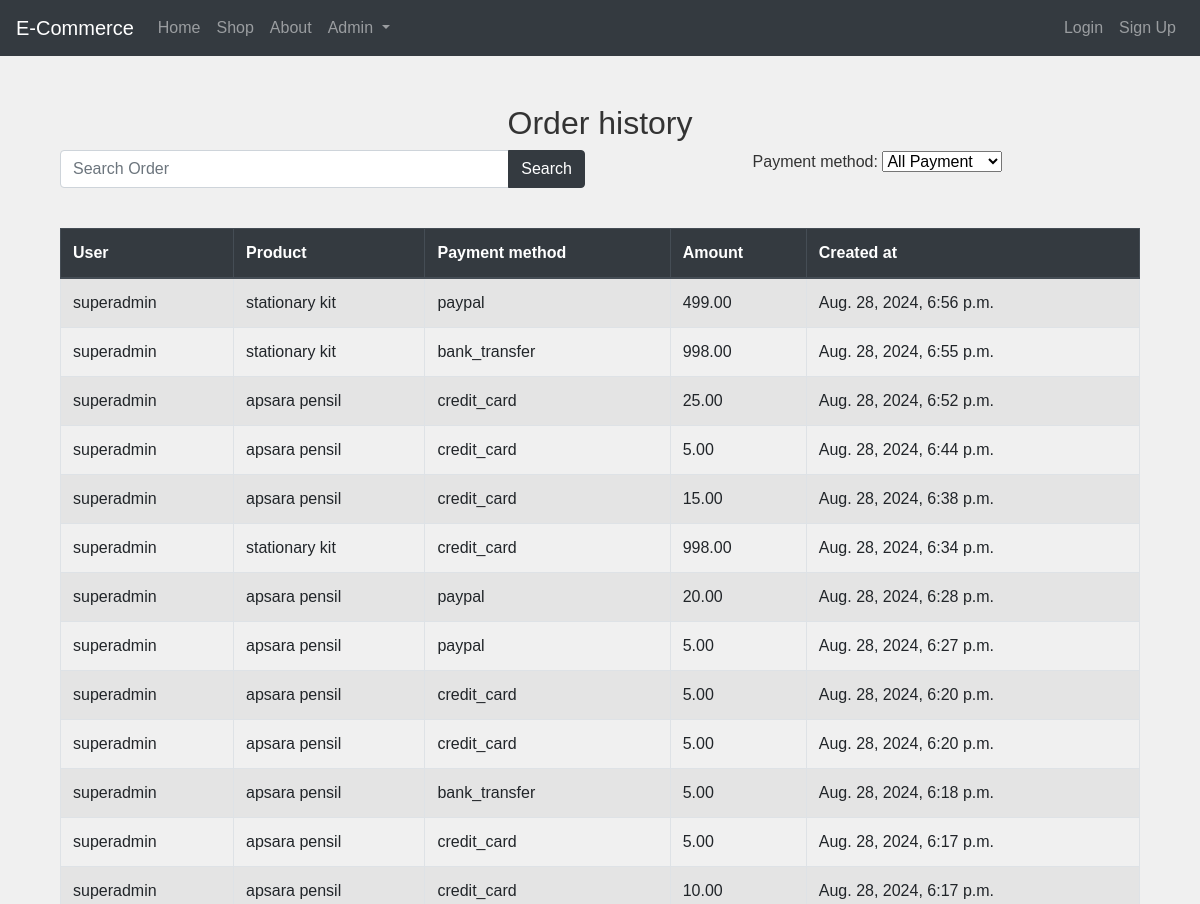
Page /oderHistory/1 (upper part) on the earlier database version.
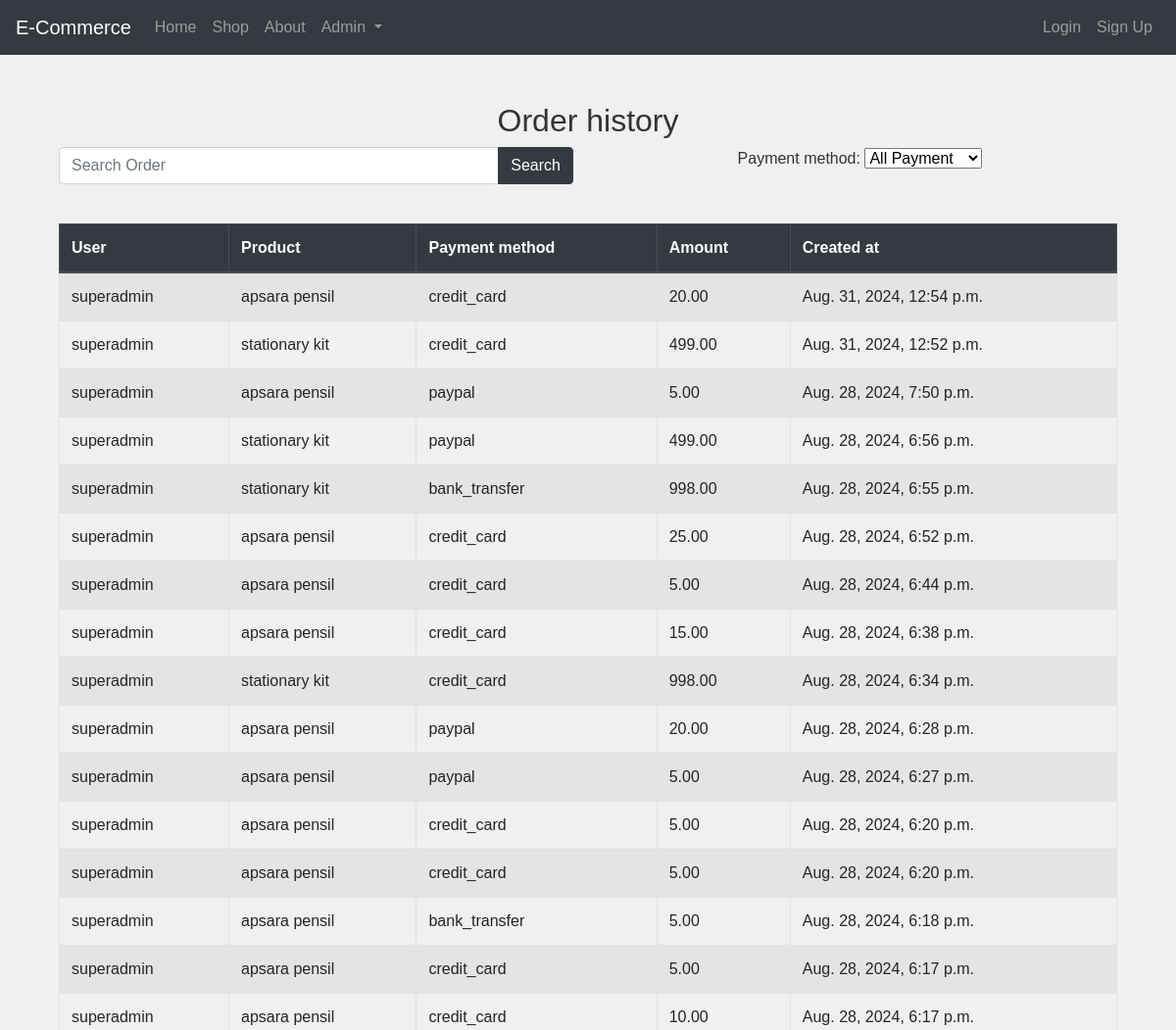
Same page on the later database version.
### shop/models.py (models this page shows)
class Order(models.Model):
    user = models.ForeignKey(settings.AUTH_USER_MODEL, on_delete=models.CASCADE, db_index=True)
    product = models.ForeignKey(Product, on_delete=models.CASCADE, db_index=True)
    payment_method = models.CharField(max_length=50)
    amount = models.DecimalField(max_digits=10, decimal_places=2, default=Decimal('0.00'))
    created_at = models.DateTimeField(auto_now_add=True, db_index=True)

class Product(models.Model):
    category = models.ForeignKey(Category, related_name='products', on_delete=models.CASCADE)
    name = models.CharField(max_length=255)
    description = models.TextField()
    price = models.DecimalField(max_digits=10, decimal_places=2)
    stock = models.PositiveIntegerField()
    image = models.ImageField(upload_to='products/images/', blank=True, null=True)
    created_at = models.DateTimeField(default=timezone.now)
    updated_at = models.DateTimeField(auto_now=True)
    def __str__(self):
        return self.name
    class Meta:
        ordering = ['-created_at']

### shop/views.py (the view)
# urls.py: path('oderHistory/<int:user>', views.oderHistory, name='oderHistory'),
def oderHistory(request,user):
    order_history= Order.objects.filter(user=user).order_by('-created_at')
    used_payment_methods = Order.objects.values_list('payment_method', flat=True).distinct()
    payment_method = request.GET.get('payment_method', '')
    search_query = request.GET.get('search', '')
    if search_query:
        order_history = Order.objects.filter(product__name__icontains=search_query).order_by('-created_at')
    if payment_method:
        order_history= Order.objects.filter(user=user,payment_method = payment_method).order_by('-created_at')
    return render(request, 'shop/order_history.html',{'order_history':order_history,'used_payment_methods':used_payment_methods})

### shop/templates/shop/order_history.html (shortened to what this page needs)
{% extends 'base.html' %}
{% block content %}
<div class="container mt-5">
    <h2 class="mb-2">Order history</h2>
    <div class="row mb-4">
    <div class="col-md-6 mb-3">
        <form method="GET" action="{% url 'oderHistory' user.id %}">
            <div class="input-group">
                <input type="text" class="form-control" name="search" placeholder="Search Order" value="{{ request.GET.search }}">
                <div class="input-group-append">
                    <button class="btn btn-dark" type="submit">Search</button>
                </div>
            </div>
        </form>
    </div>
        <div class="col-md-6">
            <form method="GET" action="{% url 'oderHistory' user.id %}">
                <div class="form-group">
                    <label for="payment_method" class="form-label">Payment method:</label>
                    <select id="payment_method" name="payment_method" class="form-select" onchange="this.form.submit()">
                        <option value="">All Payment</option>
                    </select>
                </div>
            </form>
        </div>
    </div>
    <div class="table-responsive">
        <table class="table table-striped table-bordered">
            <thead class="thead-dark">
                <tr>
                    <th>User</th>
                    <th>Product</th>
                    <th>Payment method</th>
                    <th>Amount</th>
                    <th>Created at</th>
                </tr>
            </thead>
            <tbody>
                {% for data in order_history %}
                <tr>
                    <td>{{ data.user }}</td>
                    <td>{{ data.product }}</td>
                    <td>{{ data.payment_method }}</td>
                    <td>{{ data.amount }}</td>
                    <td>{{ data.created_at }}</td>
                </tr>
                {% empty %}
                <tr>
                    <td colspan="4" class="text-center">No orders found</td>
                </tr>
                {% endfor %}
            </tbody>
        </table>
    </div>
</div>
{% endblock %}

Differences in the rows shown:
added Order: user "superadmin", product "apsara pensil", payment_method "credit_card", amount "20.00", created_at "Aug. 31, 2024, 12:54 p.m."
added Order: user "superadmin", product "stationary kit", payment_method "credit_card", amount "499.00", created_at "Aug. 31, 2024, 12:52 p.m."
added Order: user "superadmin", product "apsara pensil", payment_method "paypal", amount "5.00", created_at "Aug. 28, 2024, 7:50 p.m."
